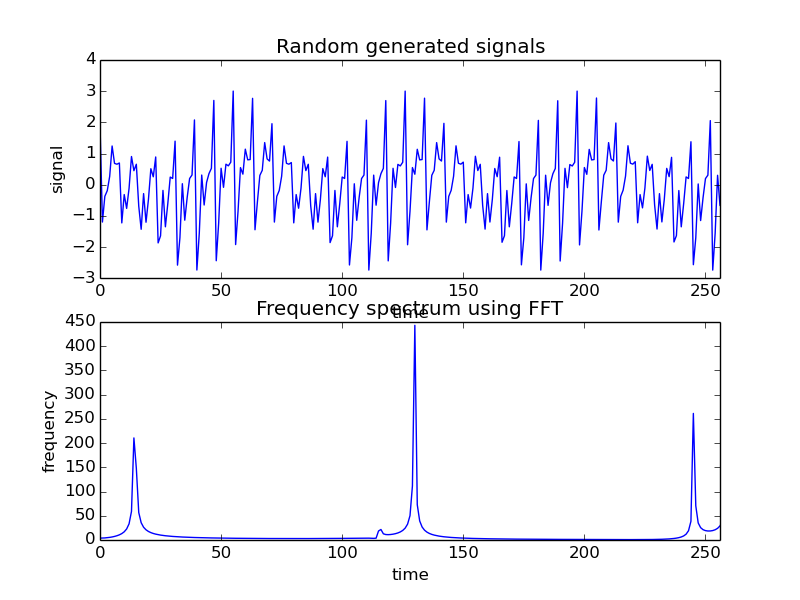

This chart was generated by the following Python code:
import matplotlib
import matplotlib.pyplot as plt
import rsg
from fft import fft, real

HARMONICS = 8
FREQUENCY = 1200
N = 1024

sigs = rsg.generate(HARMONICS, FREQUENCY, N)

fig, (ax1, ax2) = plt.subplots(2, 1)

ax1.plot(sigs)
ax1.set_xlim(0, int(N/4))
ax1.set(xlabel='time', ylabel='signal',
        title='Random generated signals')

ax2.plot(real(fft(sigs)))
ax2.set_xlim(0, int(N/4))
ax2.set(xlabel='time', ylabel='frequency',
        title='Frequency spectrum using FFT')

fig.savefig("example-fft.png")
plt.show()
